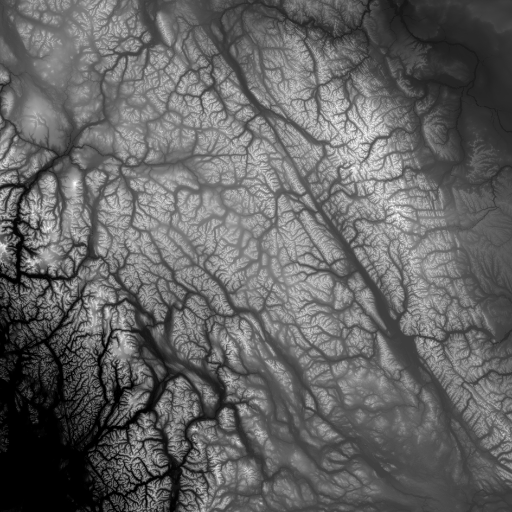
#> input picture dataset_1/0025_h.png, 512 x 512 px; its folder holds only this picture in this run
$ jupyter execute data-processing.ipynb
#> lines starting #> are read from the running program, lines starting #| are printed output that depends on the picture
[cell 1]
import os

directory = './dataset_1'

for filename in os.listdir(directory):
    if filename.endswith('.png'):
        filepath = os.path.join(directory, filename)
        if os.path.isfile(filepath) and os.path.getsize(filepath) < 305 * 1024:  # file size less than 305kb
            os.remove(filepath)

[cell 2]
import os
folder_path = './dataset_1/'
num_files = len([f for f in os.listdir(folder_path) if os.path.isfile(os.path.join(folder_path, f))])

print("Number of files in the folder:", num_files)

[cell 3]
import os
import numpy as np
from PIL import Image

directory = './dataset_1/'

for filename in os.listdir(directory):
    if filename.endswith('.png'):
        filepath = os.path.join(directory, filename)
        img = Image.open(filepath)  # Load the image as grayscale
#> img is the input picture: PIL image 512x512 I;16; min 3, max 21217, mean 8379.8
        img_array = np.array(img)
        black_pixels = np.count_nonzero(img_array < 10)  # Count the number of dark (very close to black) pixels
#> black_pixels = 8139
        total_pixels = img_array.size  # Count the total number of pixels
#> total_pixels = 262144
        if (black_pixels / total_pixels) > 0.5:  # If more than 50% of pixels are black
            os.remove(filepath)
            print(f"Deleted {filename}")

[cell 4]
import os
import cv2

# Set the path to the original image dataset folder
original_path = "./dataset_1/"

# Set the path to the resized image dataset folder
resized_path = "./resized/"

# Set the desired image size
width = 64
height = 64

# Loop through all the images in the original dataset folder
for filename in os.listdir(original_path):
        # Load the image using OpenCV
        img = cv2.imread(os.path.join(original_path, filename))
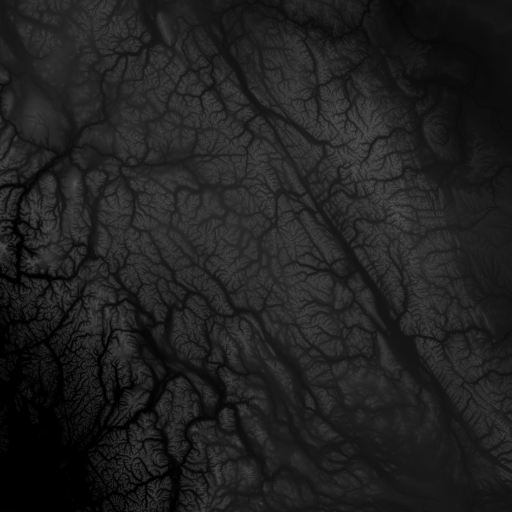
#> img: shape (512, 512, 3); min 0, max 82, mean 32.3
        # Resize the image using OpenCV
        resized_img = cv2.resize(img, (width, height))
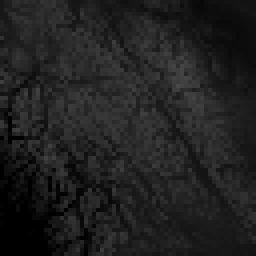
#> resized_img: shape (64, 64, 3) (shown 4 times larger); min 0, max 73, mean 32.3
        # Save the resized image to the resized dataset folder
        cv2.imwrite(os.path.join(resized_path, filename), resized_img)

$ run again, on dataset_1/0374_h.png
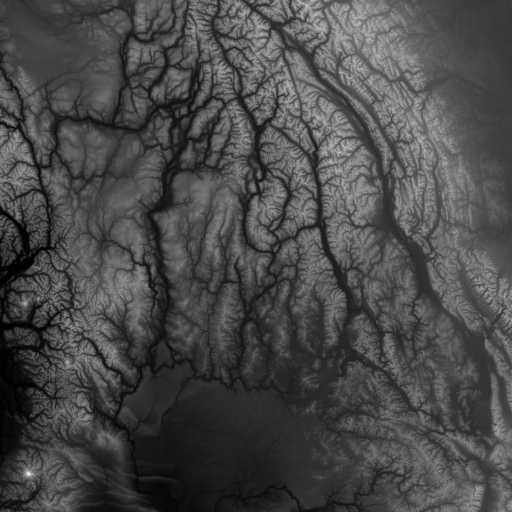
#> input picture dataset_1/0374_h.png, 512 x 512 px
#> img is the input picture: PIL image 512x512 I;16; min 4, max 33473, mean 9697.9
#> black_pixels = 13
#> `img = cv2.imread(os.path.join(original_path, filename))`:
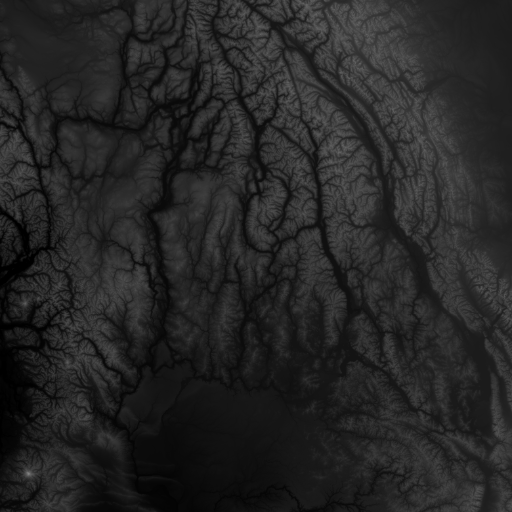
#> img: shape (512, 512, 3); min 0, max 130, mean 37.4
#> `resized_img = cv2.resize(img, (width, height))`:
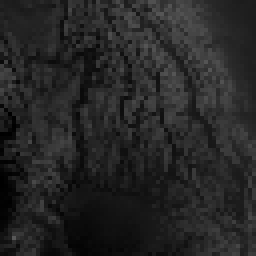
#> resized_img: shape (64, 64, 3) (shown 4 times larger); min 0, max 88, mean 37.5

$ run again, on dataset_1/0383_h.png
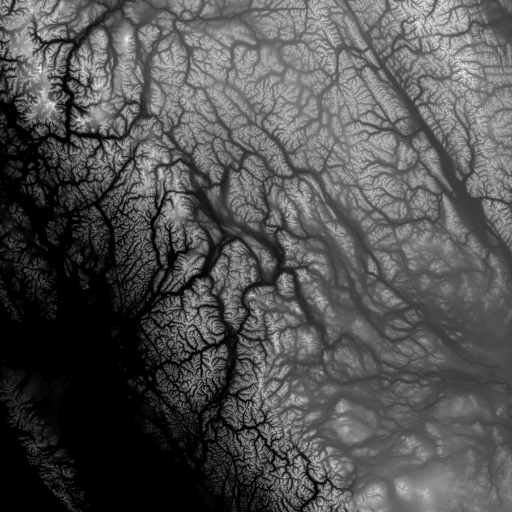
#> input picture dataset_1/0383_h.png, 512 x 512 px
#> img is the input picture: PIL image 512x512 I;16; min 1, max 22291, mean 7225.4
#> black_pixels = 31302
#> `img = cv2.imread(os.path.join(original_path, filename))`:
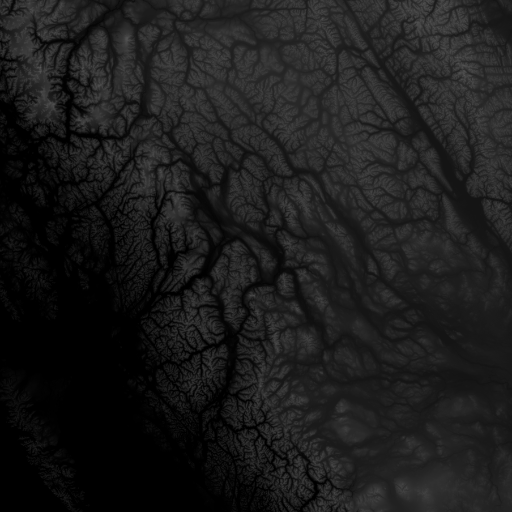
#> img: shape (512, 512, 3); min 0, max 87, mean 27.8
#> `resized_img = cv2.resize(img, (width, height))`:
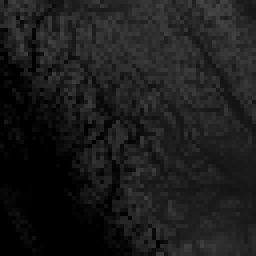
#> resized_img: shape (64, 64, 3) (shown 4 times larger); min 0, max 70, mean 27.8

$ run again, on dataset_1/0408_h.png
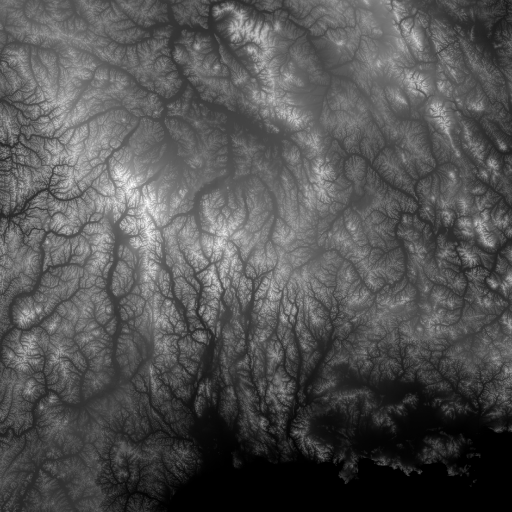
#> input picture dataset_1/0408_h.png, 512 x 512 px
#> img is the input picture: PIL image 512x512 I;16; min 2, max 21803, mean 7113.9
#> black_pixels = 15541
#> `img = cv2.imread(os.path.join(original_path, filename))`:
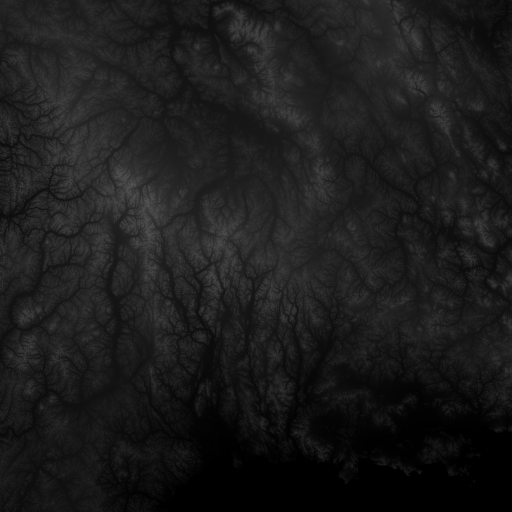
#> img: shape (512, 512, 3); min 0, max 85, mean 27.3

$ run again, on dataset_1/0086_h.png
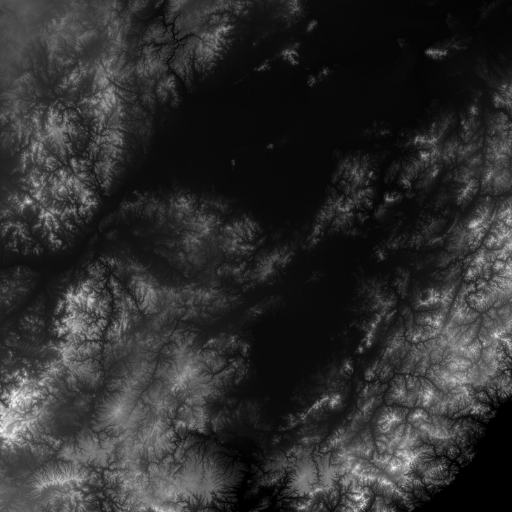
#> input picture dataset_1/0086_h.png, 512 x 512 px
#> img is the input picture: PIL image 512x512 I;16; min 0, max 12781, mean 2337.1
#> black_pixels = 5295
#> `img = cv2.imread(os.path.join(original_path, filename))`:
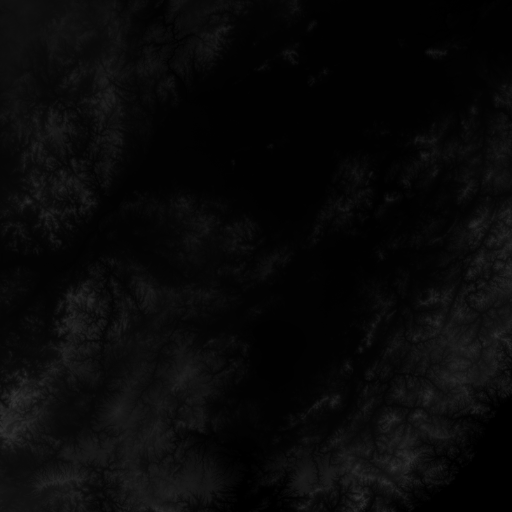
#> img: shape (512, 512, 3); min 0, max 49, mean 8.6
